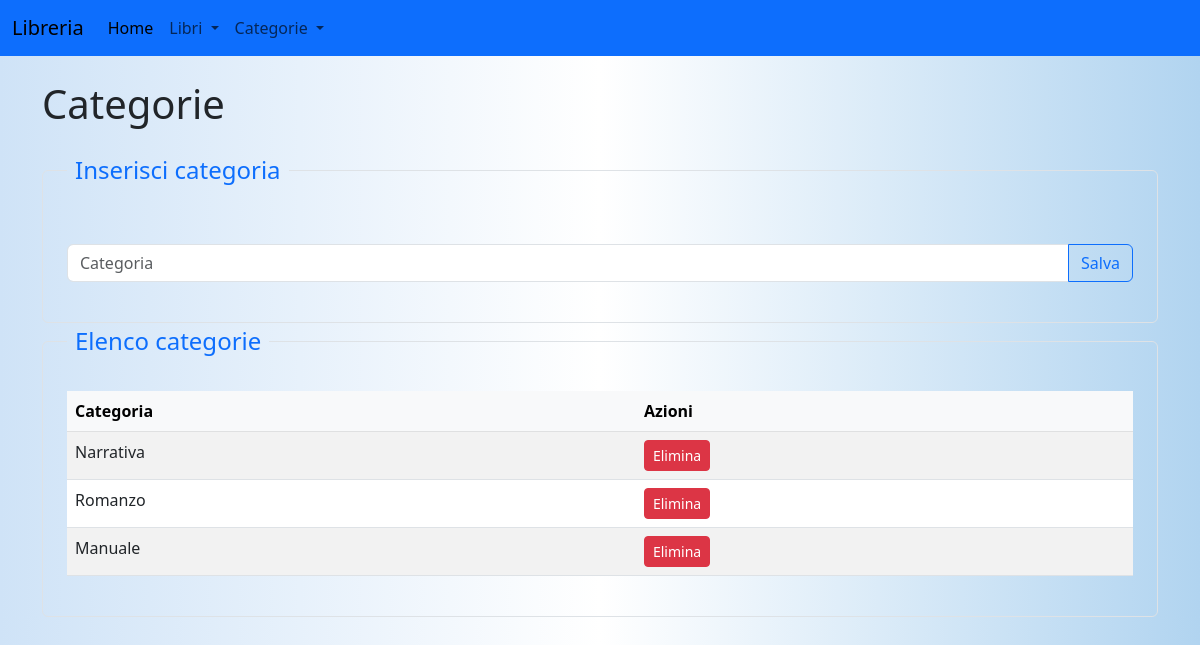
Screenshot of /api/categorie with the database file from the repository.
### models/models.py (models this page shows, shortened)
class Categorie(db.Model):
    __tablename__ = "categorie"
    id = db.Column(db.Integer, primary_key=True)
    categoria = db.Column(db.String(25))
    libri = db.relationship('Libri', backref='categoria', lazy=True)

### routes/categorie.py (the view)
@categorie_bp.route('/categorie', methods=['GET'])
def get_libri():
    categorie = get_all_categorie()
    return render_template('categorie.html',categorie=categorie)

### services/categorie_service.py (called while the page is built)
def get_all_categorie():
    return Categorie.query.all()

### templates/categorie.html
{% extends "form.html" %}
{% block content %}
<h1 class="mb-4">Categorie</h1>
<fieldset class="border p-4 rounded">
    <legend class="float-none w-auto px-2 text-primary">Inserisci categoria</legend>
    <form action="/api/add_categoria" method="POST" class="mt-4">
        <div class="input-group mb-3">
            <input type="text" class="form-control" name="categoria" id="categoria" placeholder="Categoria"
                aria-label="Recipient's username" aria-describedby="button-addon2">
            <button class="btn btn-outline-primary" type="submit" id="button-addon2">Salva</button>
        </div>
    </form>
</fieldset>
<fieldset class="border p-4 rounded">
    <legend class="float-none w-auto px-2 text-primary">Elenco categorie</legend>
    <table class="table table-striped">
        <thead class="table-light">
            <tr>
                <th>Categoria</th>
                <th>Azioni</th>
            </tr>
        </thead>
        <tbody>
            {% for categoria in categorie %}
            <tr>
                <td>{{ categoria.categoria }}</td>
                <td>
                    <a href="{{ url_for('categorie.elimina_categoria', id=categoria.id) }}"
                        class="btn btn-danger btn-sm">Elimina</a>
                </td>
            </tr>
            {% endfor %}
        </tbody>
    </table>
</fieldset>
{% endblock %}

### static/css/style.css (style rules this page uses)
:root { --primary-color: #4CAF50; --hover-color: #45a049; --background-color: #fff; --btn-primary: #0d6efd; }
body { background: linear-gradient(to right, #cfe3f7, #fff, #b1d4f0); color: #333; font-family: 'Times New Roman', Times, serif; }

### rows the page displays
Categorie: categoria "Narrativa"
Categorie: categoria "Romanzo"
Categorie: categoria "Manuale"
